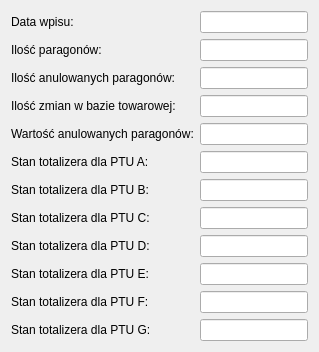
               <widget class="QWidget" name="page">
                <layout class="QFormLayout" name="formLayout_49">
                 <item row="0" column="0">
                  <widget class="QLabel" name="label_373">
                   <property name="text">
                    <string>Data wpisu:</string>
                   </property>
                  </widget>
                 </item>
                 <item row="0" column="1">
                  <widget class="QLineEdit" name="recordDailyReportDate">
                   <property name="readOnly">
                    <bool>true</bool>
                   </property>
                  </widget>
                 </item>
                 <item row="1" column="0">
                  <widget class="QLabel" name="label_374">
                   <property name="text">
                    <string>Ilość paragonów:</string>
                   </property>
                  </widget>
                 </item>
                 <item row="1" column="1">
                  <widget class="QLineEdit" name="recordDailyReportReceipts">
                   <property name="readOnly">
                    <bool>true</bool>
                   </property>
                  </widget>
                 </item>
                 <item row="2" column="0">
                  <widget class="QLabel" name="label_375">
                   <property name="text">
                    <string>Ilość anulowanych paragonów:</string>
                   </property>
                  </widget>
                 </item>
                 <item row="2" column="1">
                  <widget class="QLineEdit" name="recordDailyReportCancelledReceipts">
                   <property name="readOnly">
                    <bool>true</bool>
                   </property>
                  </widget>
                 </item>
                 <item row="3" column="0">
                  <widget class="QLabel" name="label_376">
                   <property name="text">
                    <string>Ilość zmian w bazie towarowej:</string>
                   </property>
                  </widget>
                 </item>
                 <item row="3" column="1">
                  <widget class="QLineEdit" name="recordDailyReportDatabaseChanges">
                   <property name="readOnly">
                    <bool>true</bool>
                   </property>
                  </widget>
                 </item>
                 <item row="4" column="0">
                  <widget class="QLabel" name="label_377">
                   <property name="text">
                    <string>Wartość anulowanych paragonów:</string>
                   </property>
                  </widget>
                 </item>
                 <item row="4" column="1">
                  <widget class="QLineEdit" name="recordDailyReportCancelledReceiptsValue">
                   <property name="readOnly">
                    <bool>true</bool>
                   </property>
                  </widget>
                 </item>
                 <item row="5" column="0">
                  <widget class="QLabel" name="label_379">
                   <property name="text">
                    <string>Stan totalizera dla PTU A:</string>
                   </property>
                  </widget>
                 </item>
                 <item row="5" column="1">
                  <widget class="QLineEdit" name="recordDailyReportTotA">
                   <property name="readOnly">
                    <bool>true</bool>
                   </property>
                  </widget>
                 </item>
                 <item row="6" column="0">
                  <widget class="QLabel" name="label_381">
                   <property name="text">
                    <string>Stan totalizera dla PTU B:</string>
                   </property>
                  </widget>
                 </item>
                 <item row="6" column="1">
                  <widget class="QLineEdit" name="recordDailyReportTotB">
                   <property name="readOnly">
                    <bool>true</bool>
                   </property>
                  </widget>
                 </item>
                 <item row="7" column="0">
                  <widget class="QLabel" name="label_378">
                   <property name="text">
                    <string>Stan totalizera dla PTU C:</string>
                   </property>
                  </widget>
                 </item>
                 <item row="7" column="1">
                  <widget class="QLineEdit" name="recordDailyReportTotC">
                   <property name="readOnly">
                    <bool>true</bool>
                   </property>
                  </widget>
                 </item>
                 <item row="8" column="0">
                  <widget class="QLabel" name="label_382">
                   <property name="text">
                    <string>Stan totalizera dla PTU D:</string>
                   </property>
                  </widget>
                 </item>
                 <item row="8" column="1">
                  <widget class="QLineEdit" name="recordDailyReportTotD">
                   <property name="readOnly">
                    <bool>true</bool>
                   </property>
                  </widget>
                 </item>
                 <item row="9" column="0">
                  <widget class="QLabel" name="label_383">
                   <property name="text">
                    <string>Stan totalizera dla PTU E:</string>
                   </property>
                  </widget>
                 </item>
                 <item row="9" column="1">
                  <widget class="QLineEdit" name="recordDailyReportTotE">
                   <property name="readOnly">
                    <bool>true</bool>
                   </property>
                  </widget>
                 </item>
                 <item row="10" column="0">
                  <widget class="QLabel" name="label_380">
                   <property name="text">
                    <string>Stan totalizera dla PTU F:</string>
                   </property>
                  </widget>
                 </item>
                 <item row="10" column="1">
                  <widget class="QLineEdit" name="recordDailyReportTotF">
                   <property name="readOnly">
                    <bool>true</bool>
                   </property>
                  </widget>
                 </item>
                 <item row="11" column="0">
                  <widget class="QLabel" name="label_384">
                   <property name="text">
                    <string>Stan totalizera dla PTU G:</string>
                   </property>
                  </widget>
                 </item>
                 <item row="11" column="1">
                  <widget class="QLineEdit" name="recordDailyReportTotG">
                   <property name="readOnly">
                    <bool>true</bool>
                   </property>
                  </widget>
                 </item>
                </layout>
               </widget>
